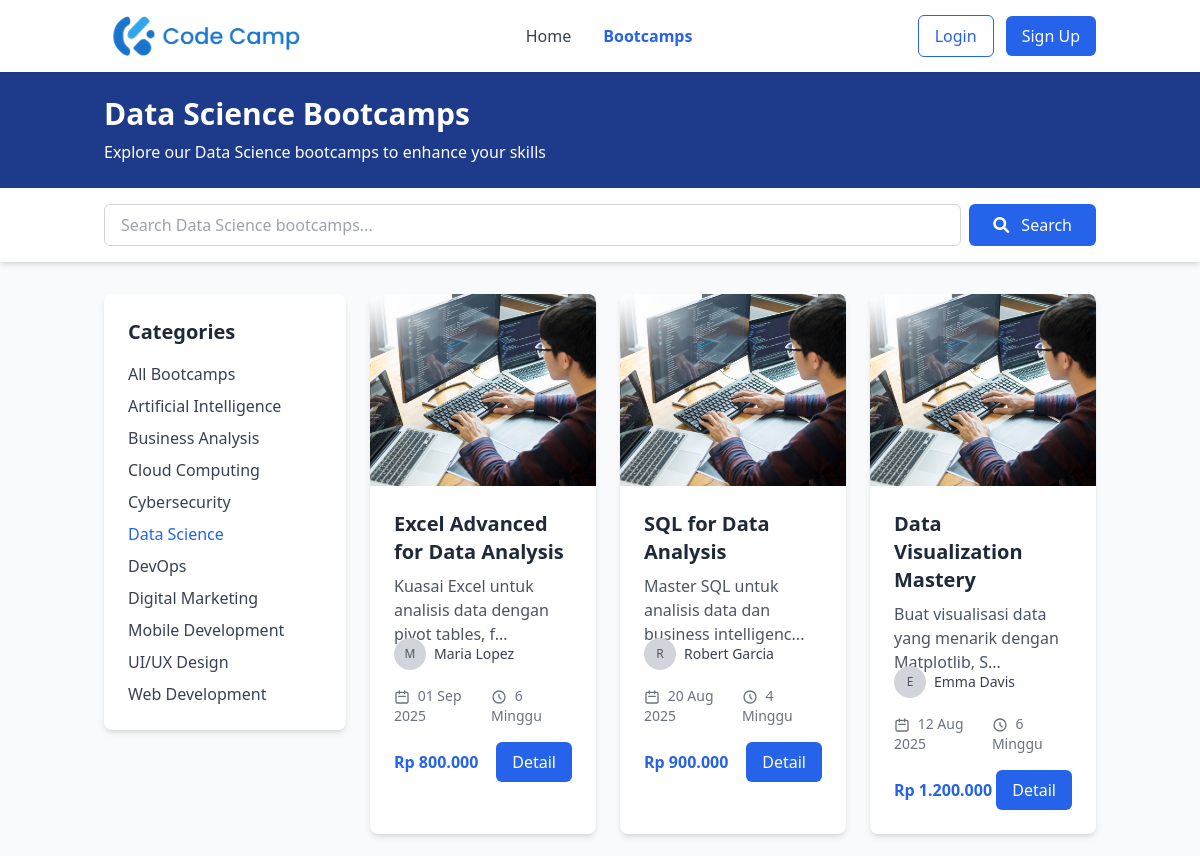
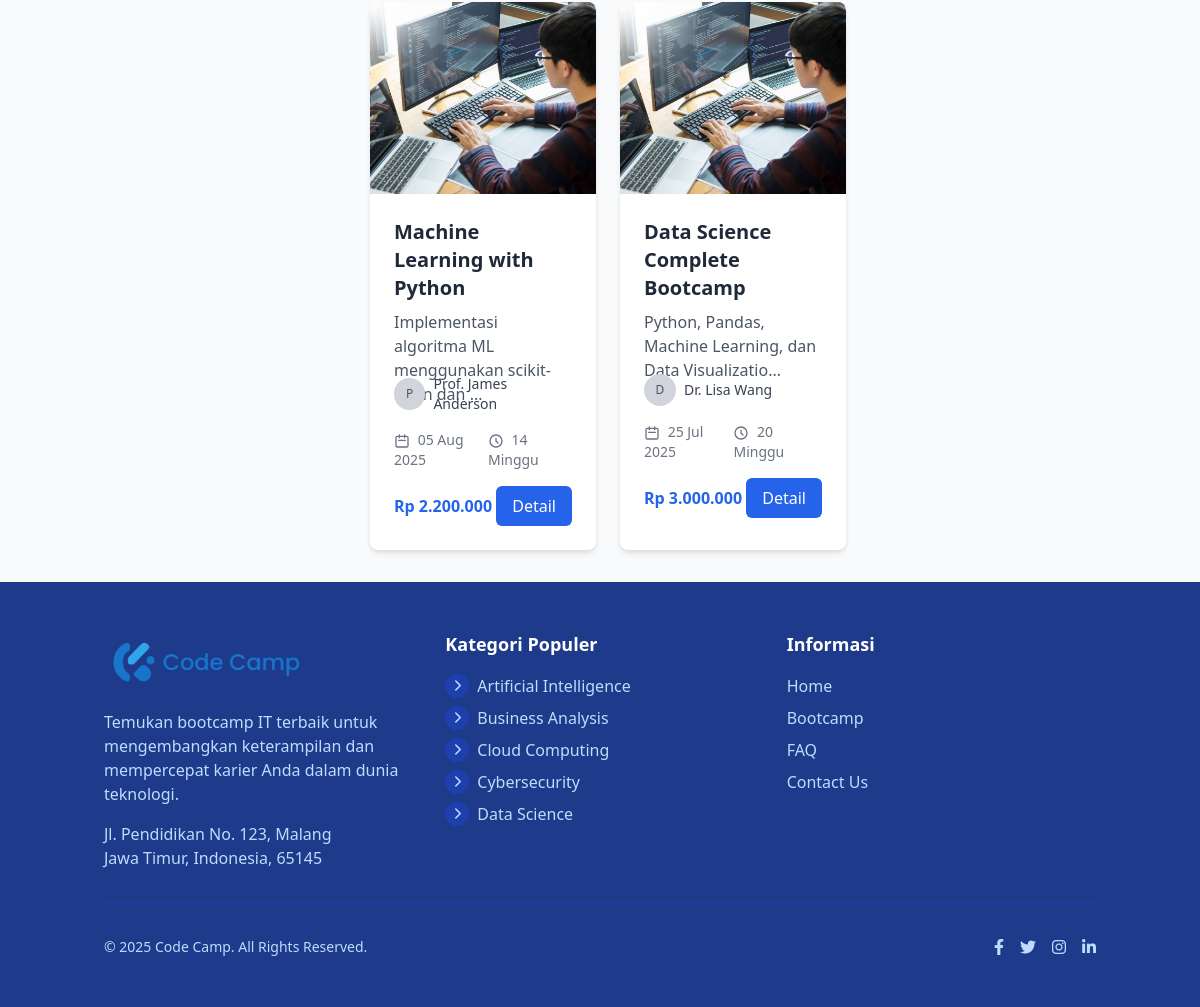
The page /index.php?action=bootcamp_category&id=2 on the database its author committed (2 pictures, top to bottom).
### tables this page shows
CREATE TABLE IF NOT EXISTS categories (
    id INT AUTO_INCREMENT PRIMARY KEY,
    name VARCHAR(100) NOT NULL UNIQUE,  
    slug VARCHAR(100) NOT NULL UNIQUE,  
    icon VARCHAR(255) DEFAULT NULL,  
    description TEXT DEFAULT NULL,  
    status ENUM('active', 'inactive') DEFAULT 'active',  
    sort_order INT DEFAULT 0,  
    created_at DATETIME NOT NULL DEFAULT CURRENT_TIMESTAMP,  
    updated_at DATETIME DEFAULT CURRENT_TIMESTAMP ON UPDATE CURRENT_TIMESTAMP,  
    
     
    INDEX idx_categories_slug (slug),
    INDEX idx_categories_status (status),
    INDEX idx_categories_sort (sort_order)
);

CREATE TABLE IF NOT EXISTS bootcamps (
    id INT AUTO_INCREMENT PRIMARY KEY,
    title VARCHAR(255) NOT NULL,
    slug VARCHAR(255) NOT NULL UNIQUE,  
    description TEXT DEFAULT NULL,  
    category_id INT NOT NULL,
    instructor_name VARCHAR(100) NOT NULL,
    instructor_photo VARCHAR(255) DEFAULT NULL,  
    price DECIMAL(10, 2) NOT NULL DEFAULT 0.00,  
    discount_price DECIMAL(10, 2) DEFAULT NULL,  
    start_date DATE DEFAULT NULL,  
    duration VARCHAR(50) DEFAULT NULL,  
    image VARCHAR(255) DEFAULT NULL,  
    status ENUM('active', 'upcoming', 'closed', 'draft') DEFAULT 'draft',  
    featured TINYINT(1) DEFAULT 0,  
    max_participants INT DEFAULT NULL,  
    current_participants INT DEFAULT 0,  
    created_at DATETIME NOT NULL DEFAULT CURRENT_TIMESTAMP,  
    updated_at DATETIME DEFAULT CURRENT_TIMESTAMP ON UPDATE CURRENT_TIMESTAMP,  
    
     
    FOREIGN KEY (category_id) REFERENCES categories(id) ON DELETE RESTRICT ON UPDATE CASCADE,
    
     
    INDEX idx_bootcamps_slug (slug),
    INDEX idx_bootcamps_category (category_id),
    INDEX idx_bootcamps_status (status),
    INDEX idx_bootcamps_featured (featured),
    INDEX idx_bootcamps_start_date (start_date)
);

### views/bootcamp/category.php (the view, shortened to what the rows shown need)
<?php
include_once 'views/includes/header.php';
?>
<div class="bg-blue-900 text-white py-6">
    <div class="container mx-auto px-4">
        <h1 class="text-3xl font-bold"><?php echo htmlspecialchars($this->category->name); ?> Bootcamps</h1>
        <p class="mt-2">Explore our <?php echo htmlspecialchars($this->category->name); ?> bootcamps to enhance your skills</p>
    </div>
</div>
<div class="bg-white shadow-md py-4">
    <div class="container mx-auto px-4">
        <form action="index.php" method="GET" class="flex flex-col md:flex-row gap-2">
            <input type="text" name="keyword" placeholder="Search <?php echo htmlspecialchars($this->category->name); ?> bootcamps..."
                class="flex-grow px-4 py-2 border border-gray-300 rounded-md focus:outline-none focus:ring-2 focus:ring-blue-500">
            <button type="submit" class="px-6 py-2 bg-blue-600 text-white rounded-md hover:bg-blue-700 transition-colors">
                <i class="fas fa-search mr-2"></i> Search
            </button>
        </form>
    </div>
</div>
<div class="container mx-auto px-4 py-8">
    <div class="flex flex-col md:flex-row gap-6">
        <div class="md:w-1/4">
            <div class="bg-white rounded-lg shadow-md p-6">
                <h2 class="text-xl font-bold text-gray-800 mb-4">Categories</h2>
                <div class="space-y-2">
                    <a href="index.php?action=bootcamps" class="block text-gray-700 hover:text-blue-600 transition-colors">All Bootcamps</a>
                    <?php foreach ($categories as $cat): ?>
                        <?php $isActive = $cat['id'] == $this->category->id; ?>
                        <a href="index.php?action=bootcamp_category&id=<?php echo $cat['id']; ?>"
                            class="block <?php echo $isActive ? 'text-blue-600 font-medium' : 'text-gray-700 hover:text-blue-600 transition-colors'; ?>">
                            <?php echo htmlspecialchars($cat['name']); ?>
                        </a>
                    <?php endforeach; ?>
                </div>
            </div>
        </div>
        <div class="md:w-3/4">
            <?php if (empty($bootcamps)): ?>
                <div class="bg-white rounded-lg shadow-md p-6 text-center">
                    <p class="text-gray-600">No <?php echo htmlspecialchars($this->category->name); ?> bootcamps found. Please check back later.</p>
                </div>
            <?php else: ?>
                <div class="grid grid-cols-1 md:grid-cols-2 lg:grid-cols-3 gap-6">
                    <?php foreach ($bootcamps as $bootcamp): ?>
                        <div class="bg-white rounded-lg overflow-hidden shadow-md hover:shadow-lg transition-shadow duration-300">
                            <?php if (!empty($bootcamp['image'])): ?>
                                <img src="assets/images/ngoding.jpg"
                                    alt="<?php echo htmlspecialchars($item['title']); ?>"
                                    class="w-full h-48 object-cover">
                            <?php else: ?>
                                <div class="w-full h-48 bg-gray-200 flex items-center justify-center">
                                    <span class="text-gray-500">No image available</span>
                                </div>
                            <?php endif; ?>
                            <div class="p-6">
                                <div class="flex justify-between items-start mb-2">
                                    <h3 class="text-xl font-bold text-gray-800">
                                        <?php echo htmlspecialchars($bootcamp['title']); ?>
                                    </h3>
                                </div>
                                <p class="text-gray-600 mb-4 line-clamp-2 h-12">
                                    <?php echo htmlspecialchars(substr($bootcamp['description'], 0, 55)) . '...'; ?>
                                </p>
                                <div class="flex items-center mb-4">
                                    <?php if (!empty($bootcamp['instructor_photo'])): ?>
                                        <div class="w-8 h-8 rounded-full bg-gray-300 flex items-center justify-center mr-2">
                                            <span class="text-gray-600 text-xs">
                                                <?php echo substr($bootcamp['instructor_name'], 0, 1); ?>
                                            </span>
                                        </div>
                                    <?php endif; ?>
                                    <span class="text-sm text-gray-700">
                                        <?php echo htmlspecialchars($bootcamp['instructor_name']); ?>
                                    </span>
                                </div>
                                <div class="flex justify-between text-sm text-gray-500 mb-4">
                                    <div>
                                        <svg class="w-4 h-4 inline mr-1" fill="none" stroke="currentColor" viewBox="0 0 24 24" xmlns="http://www.w3.org/2000/svg">
                                            <path stroke-linecap="round" stroke-linejoin="round" stroke-width="2" d="M8 7V3m8 4V3m-9 8h10M5 21h14a2 2 0 002-2V7a2 2 0 00-2-2H5a2 2 0 00-2 2v12a2 2 0 002 2z"></path>
                                        </svg>
                                        <?php echo date('d M Y', strtotime($bootcamp['start_date'])); ?>
                                    </div>
                                    <div>
                                        <svg class="w-4 h-4 inline mr-1" fill="none" stroke="currentColor" viewBox="0 0 24 24" xmlns="http://www.w3.org/2000/svg">
                                            <path stroke-linecap="round" stroke-linejoin="round" stroke-width="2" d="M12 8v4l3 3m6-3a9 9 0 11-18 0 9 9 0 0118 0z"></path>
                                        </svg>
                                        <?php echo htmlspecialchars($bootcamp['duration']); ?>
                                    </div>
                                </div>
                                <div class="flex items-center justify-between">
                                    <div>
                                        <span class="text-blue-600 font-bold">
                                            Rp <?php echo number_format($bootcamp['price'], 0, ',', '.'); ?>
                                        </span>
                                    </div>
                                    <a href="index.php?action=bootcamp_detail&id=<?php echo $bootcamp['id']; ?>"
                                        class="px-4 py-2 bg-blue-600 text-white rounded-md hover:bg-blue-700 transition-colors">
                                        Detail
                                    </a>
                                </div>
                            </div>
                        </div>
                    <?php endforeach; ?>
                </div>
            <?php endif; ?>
        </div>
    </div>
</div>
<?php
include_once 'views/includes/footer.php';
?>

### views/includes/footer.php (shortened to what the rows shown need)
    <footer class="bg-blue-900 text-white">
        <div class="container mx-auto px-4 py-12">
            <div class="grid grid-cols-1 md:grid-cols-3 gap-8">
                <div>
                    <div class="flex items-center mb-4">
                        <img src="<?php echo isset($base_url) ? $base_url : ''; ?>assets/images/logo.png" alt="Logo" class="h-16 hidden md:block">
                    </div>
                    <p class="text-blue-200 mb-4">Temukan bootcamp IT terbaik untuk mengembangkan keterampilan dan mempercepat karier Anda dalam dunia teknologi.</p>
                    <p class="text-blue-200">Jl. Pendidikan No. 123, Malang<br>Jawa Timur, Indonesia, 65145</p>
                </div>
                <div>
                    <h3 class="text-lg font-bold mb-4">Kategori Populer</h3>
                    <ul class="space-y-2">
                        <?php foreach (array_slice($categories, 0, 5) as $category): ?>
                            <li class="flex items-center">
                                <div class="w-6 h-6 mr-2 bg-blue-800 rounded-full flex items-center justify-center">
                                    <?php
                                    $icon_path = null;
                                    if ($icon_path): ?>
                                        <img src="<?php echo $icon_path; ?>" alt="<?php echo htmlspecialchars($category['name']); ?>" class="w-4 h-4 object-contain filter brightness-0 invert">
                                    <?php else: ?>
                                        <i class="fas fa-chevron-right text-blue-200 text-xs"></i>
                                    <?php endif; ?>
                                </div>
                                <a href="<?php echo isset($base_url) ? $base_url : ''; ?>index.php?action=bootcamp_category&id=<?php echo $category['id']; ?>" class="text-blue-200 hover:text-white transition-colors">
                                    <?php echo htmlspecialchars($category['name']); ?>
                                </a>
                            </li>
                        <?php endforeach; ?>
                    </ul>
                </div>
                <div>
                    <h3 class="text-lg font-bold mb-4">Informasi</h3>
                    <ul class="space-y-2">
                        <li><a href="<?php echo isset($base_url) ? $base_url : ''; ?>index.php" class="text-blue-200 hover:text-white">Home</a></li>
                        <li><a href="<?php echo isset($base_url) ? $base_url : ''; ?>index.php?action=bootcamps" class="text-blue-200 hover:text-white">Bootcamp</a></li>
                        <li><a href="#" class="text-blue-200 hover:text-white">FAQ</a></li>
                        <li><a href="#" class="text-blue-200 hover:text-white">Contact Us</a></li>
                    </ul>
                </div>
            </div>
            <div class="border-t border-blue-800 mt-8 pt-8 flex flex-col md:flex-row justify-between items-center">
                <p class="text-blue-200 text-sm">&copy; 2025 Code Camp. All Rights Reserved.</p>
                <div class="flex space-x-4 mt-4 md:mt-0">
                    <a href="#" class="text-blue-200 hover:text-white">
                        <i class="fab fa-facebook-f"></i>
                    </a>
                    <a href="#" class="text-blue-200 hover:text-white">
                        <i class="fab fa-twitter"></i>
                    </a>
                    <a href="#" class="text-blue-200 hover:text-white">
                        <i class="fab fa-instagram"></i>
                    </a>
                    <a href="#" class="text-blue-200 hover:text-white">
                        <i class="fab fa-linkedin-in"></i>
                    </a>
                </div>
            </div>
        </div>
    </footer>
</body>
</html>

### rows shown on the page
categories: name "Data Science", keyword "Search Data Science bootcamps..."
categories: name "Artificial Intelligence"
categories: name "Business Analysis"
categories: name "Cloud Computing"
categories: name "Cybersecurity"
categories: name "DevOps"
categories: name "Digital Marketing"
categories: name "Mobile Development"
categories: name "UI/UX Design"
categories: name "Web Development"
bootcamps: title "Excel Advanced for Data Analysis", description "Kuasai Excel untuk analisis data dengan pivot tables, f", instructor_name "M", instructor_name "Maria Lopez", start_date "01 Sep 2025", duration "6 Minggu", price "800.000"
bootcamps: title "SQL for Data Analysis", description "Master SQL untuk analisis data dan business intelligenc", instructor_name "R", instructor_name "Robert Garcia", start_date "20 Aug 2025", duration "4 Minggu", price "900.000"
bootcamps: title "Data Visualization Mastery", description "Buat visualisasi data yang menarik dengan Matplotlib, S", instructor_name "E", instructor_name "Emma Davis", start_date "12 Aug 2025", duration "6 Minggu", price "1.200.000"
bootcamps: title "Machine Learning with Python", description "Implementasi algoritma ML menggunakan scikit-learn dan", instructor_name "P", instructor_name "Prof. James Anderson", start_date "05 Aug 2025", duration "14 Minggu", price "2.200.000"
bootcamps: title "Data Science Complete Bootcamp", description "Python, Pandas, Machine Learning, dan Data Visualizatio", instructor_name "D", instructor_name "Dr. Lisa Wang", start_date "25 Jul 2025", duration "20 Minggu", price "3.000.000"
